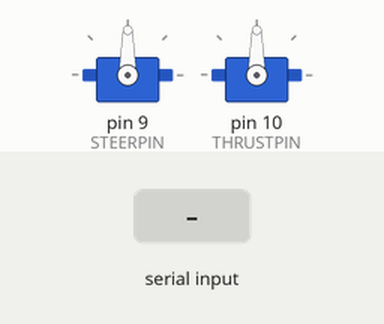
This sketch was run on a simulated Arduino Uno, built with avr-gcc and run on an emulated ATmega328P. Parts: 2 × servo. The inputs (shaded band) are chosen by the test bench.

Above: at 1.2 s.
1.3 s: "90,45\n" received over Serial
At 3.5 s:
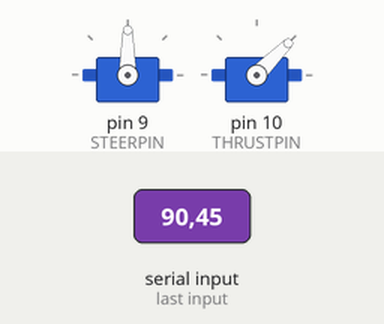
3.8 s: "30,150\n" received over Serial
At 5.4 s:
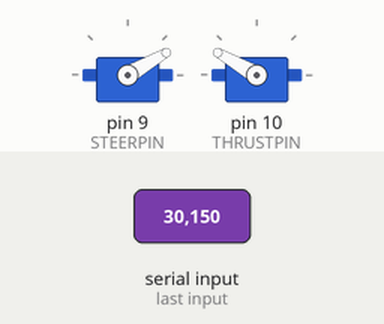
6.3 s: "1,90,45\n" received over Serial
At 8.5 s:
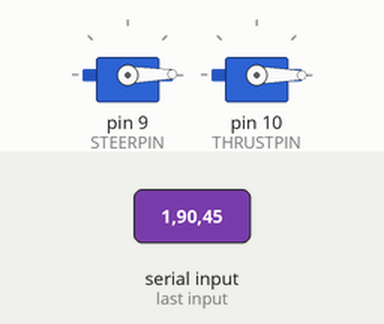
Timing chart, 0 to 10.0 s (numbered marks = the images above; inputs shaded):
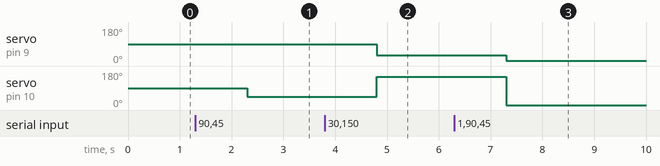

The sketch:

controller.ino
```cpp
/*
 Controlling the 2 servos - steering and thrust

 Recall servo values are from 0 - 180
 Each packet of data is a null terminated string: XXXYYY
 XXX is from 0 - 180 for steer
 YYY is from 0 - 180 for thrust

 1 April 2016
 by Michel Fathallah
*/

#include <Servo.h>

#define STEERPIN   9
#define THRUSTPIN  10

// create servo objects
Servo steer;
Servo thrust;

// ints for servo values
int steerVal;
int thrustVal;

// Create Serial input variable
String read;

///////////////////////////////////////////////

void setup() {

  // Initialise Serial
  Serial.begin(115200);

  // Set digital pins to out - pretty sure servo library would do this anyway
  pinMode(STEERPIN, OUTPUT);
  pinMode(THRUSTPIN, OUTPUT);

  // attach the servo objects to digital pin outs
  steer.attach(STEERPIN);
  thrust.attach(THRUSTPIN);
}

///////////////////////////////////////////////

void loop()  {

  // Check for incoming Serial data
  // NOTE: We only want the latest command received. Not doing much error checking (partial strings etc)
  // ASSUME: That the Arduino can keep up with the serial data arriving thereby we won't get an overflow
  // TODO: Insert delay in sending?
  while (Serial.available() >= 6) {
    read = Serial.readStringUntil('\0'); // Reads the buffer as string until null terminator is found

    // Process string (split and convert to ints)
    steerVal = (read.substring(0,3)).toInt();
    thrustVal = (read.substring(3,6)).toInt();

    // DEBUG: Write back serial values
//    Serial.print("Steer: ");
//    Serial.println(steerVal);
//    Serial.print("Thrust: ");
//    Serial.println(thrustVal);

    // Write servo - by having it inside this loop - only writing once for each command
    steer.write(steerVal);
    thrust.write(thrustVal);
    // Sometimes you'd want to turn off the signal to the servo to prevent wear
    // But it's a continuous signal
  }

}
```

Measured:
- after the input at 1.3 s, servo on pin 10 (THRUSTPIN): 90° → 45° after 1.0 s
- after the input at 3.8 s, servo on pin 9 (STEERPIN): 90° → 30° after 1.0 s; servo on pin 10 (THRUSTPIN): 45° → 150° after 1.0 s
- after the input at 6.3 s, servo on pin 9 (STEERPIN): 30° → 1° after 1.0 s; servo on pin 10 (THRUSTPIN): 150° → 0° after 1.0 s
